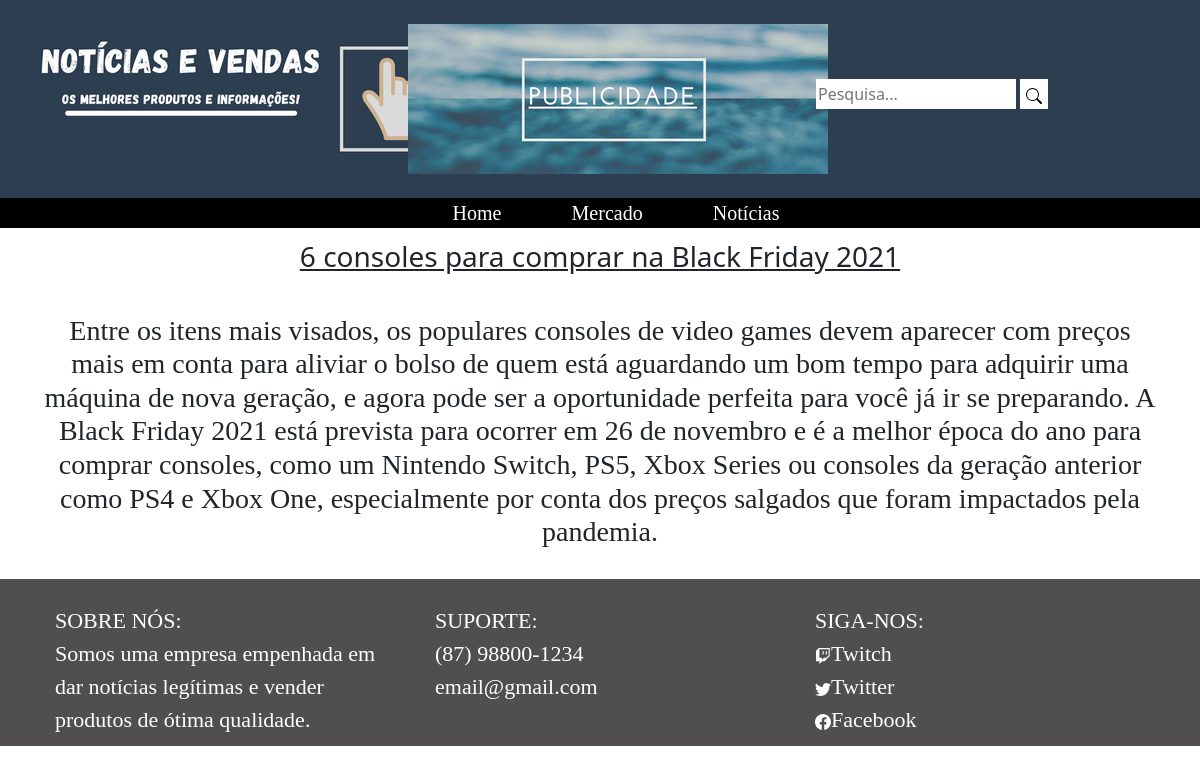
Screenshot of /view/noti.php?id_noticia=2 with the database file from the repository.
### tables this page shows
CREATE TABLE `tb_noticias` (
  `idnoticia` int(11) NOT NULL AUTO_INCREMENT,
  `titulo` varchar(256) NOT NULL,
  `desnoticia` varchar(2500) NOT NULL,
  `imagem` mediumblob NOT NULL,
  `dtcadastro` timestamp NOT NULL DEFAULT CURRENT_TIMESTAMP,
  PRIMARY KEY (`idnoticia`)
);

### view/noti.php (the view, shortened to what this page needs)
<?php
    require_once("../inc/conexao.php");
    $id_noticias = $_GET['id_noticia'];
    $results_noticias = "SELECT * FROM tb_noticias WHERE idnoticia='$id_noticias'";
    $stmt = $con->prepare($results_noticias);
    $stmt->execute();
    $row_noticias = $stmt->fetch(PDO::FETCH_ASSOC);
?>
      <section>
            <div class="container" id="pronot">
                <h3><?php echo $row_noticias['titulo']; ?></h3>
            </div>
            <div class="container" id="pronot1">
                <h3><?php echo $row_noticias['desnoticia']; ?></h3>
            </div>
        </section>

### css/style.css (style rules this page uses)
html, body { margin: 0; padding: 0; box-sizing: border-box; }
img { display: inline-flex; }
header { width: 100%; height: 200px; background-color: #2C3E50; position: relative; }
header .container { display: inline; }
#logo { margin-left: 40px; }
#search { display: flex; margin-top: 55px; }
#searchLine { width: 200px; height: 30px; border: none; }
#searchButton { height: 30px; background: white; border: none; }
#menu { text-align: center; color: rgb(255, 255, 255); background-color: black; height: 30px; width: 100%; }
#menu li { display: inline; margin: 8px; }
#menu li a { text-decoration: none; color: #fff; font-size: 20px; font-family: "Open_Sans"; padding: 10px 25px; }
footer { background-color: rgb(80, 78, 78); width: 100%; margin-top: 20px; }
footer .container .row .col-md-4 { text-decoration: none; color: white; font-size: 22px; font-family: "Open_Sans"; padding: 10px 25px; text-align: left; margin-top: 15px; }

### css/styleprodnot.css (style rules this page uses)
#pronot { margin-top: 40px; text-align: center; text-decoration: underline; margin-bottom: 30px; }
#pronot1 { margin-top: 40px; text-align: center; font-family: Open_Sans; margin-bottom: 30px; }

### rows the page displays
tb_noticias: titulo "6 consoles para comprar na Black Friday 2021", desnoticia "Entre os itens mais visados, os populares consoles de video games devem aparecer com preços mais em conta para aliviar o bolso de quem está aguardando um bom tempo para adquirir uma máquina de nova geração, e agora pode ser a oportunidade perfeita para você já ir se preparando. A Black Friday 2021 está prevista para ocorrer em 26 de novembro e é a melhor época do ano para comprar consoles, como um Nintendo Switch, PS5, Xbox Series ou consoles da geração anterior como PS4 e Xbox One, especialmente por conta dos preços salgados que foram impactados pela pandemia."
